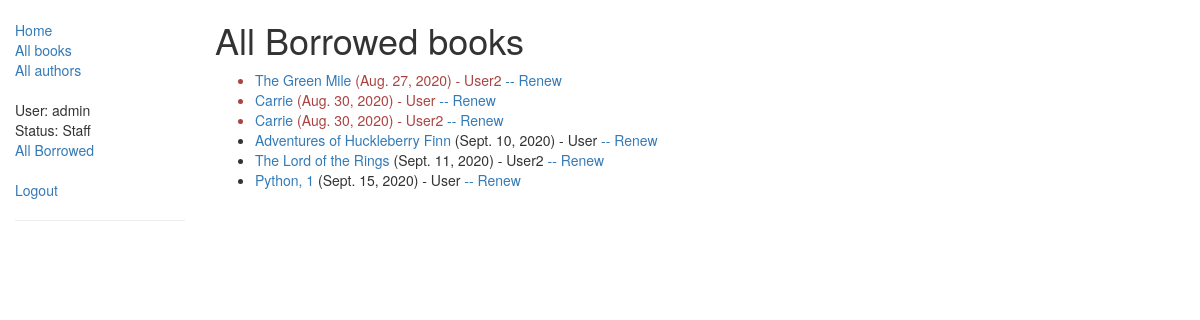
Screenshot of /catalog/allborrowed/ (signed in) with the database file from the repository.
### catalog/models.py (models this page shows, shortened)
class BookInstances(models.Model):
    id = models.UUIDField(primary_key=True, default=uuid.uuid4,
                          help_text="Unique ID for this particular book across whole library")
    book = models.ForeignKey('Book', on_delete=models.SET_NULL, null=True)
    imprint = models.CharField(max_length=200)
    due_back = models.DateField(null=True, blank=True)
    borrower = models.ForeignKey(User, on_delete=models.SET_NULL, null=True, blank=True)
    @property
    def is_overdue(self):
        if self.due_back and date.today() > self.due_back:
            return True
        return False
    LOAN_STATUS = (
        ('m', 'Maintenance'),
        ('o', 'On loan'),
        ('a', 'Available'),
        ('r', 'Reserved'),
    )
    status = models.CharField(max_length=1, choices=LOAN_STATUS, blank=True, default='m', help_text='Book availability')
    class Meta:
        ordering = ["due_back"]
        permissions = (("can_mark_returned", "Set book as returned"),)

class Book(models.Model):
    title = models.CharField(max_length=200)
    author = models.ForeignKey('Author', on_delete=models.SET_NULL, null=True)
    summary = models.TextField(max_length=1000, help_text="Enter a brief description of the book")
    isbn = models.CharField('ISBN', max_length=13,
                            help_text='13 Character <a href="https://www.isbn-international.org/content/what-isbn'
                                      '">ISBN number</a>')
    genre = models.ManyToManyField(Genre, help_text="Select a genre for this book")
    language = models.ForeignKey('Language', on_delete=models.SET_NULL, null=True)
    def display_genre(self):
        """
        Creates a string for the Genre. This is required to display genre in Admin.
        """
        return ', '.join([genre.name for genre in self.genre.all()[:3]])
    display_genre.short_description = 'Genre'
    class Meta:
        permissions = (("can_set_book", "Set changes book"),)

### catalog/views.py (the view)
class AllBorrowedBooksListView(LoginRequiredMixin, generic.ListView):
    model = BookInstances
    template_name = 'catalog/bookinstance_list_all_borrowed.html'
    def get_queryset(self):
        return BookInstances.objects.all().order_by('due_back')

### catalog/templates/catalog/bookinstance_list_all_borrowed.html
{% extends "base_generic.html" %}
{% block content %}
    {% if perms.catalog.can_mark_returned %}
        <h1>All Borrowed books</h1>
        {% if bookinstances_list %}
            <ul>
                {% for bookinst in bookinstances_list %}
                    {% if bookinst.due_back %}
                        <li class="{% if bookinst.is_overdue %}text-danger{% endif %}">
                            <a href="{% url 'book-detail' bookinst.book.pk %}">{{ bookinst.book.title }}</a> ({{ bookinst.due_back }}) - {{ bookinst.borrower }}
                            <a href="{% url 'renew-book-librarian' bookinst.id %}">-- Renew</a>
                        </li>
                    {% endif %}
                {% endfor %}
            </ul>
        {% else %}
            <p>There are no books borrowed</p>
        {% endif %}
    {% endif %}
{% endblock %}

### catalog/templates/base_generic.html (shortened to what this page needs)
<!DOCTYPE html>
<html lang="en">
<head>
    <link rel="stylesheet" href="https://maxcdn.bootstrapcdn.com/bootstrap/3.3.7/css/bootstrap.min.css">
    {% load static %}
    <link rel="stylesheet" href="{% static 'css/style.css' %}">
</head>
<body>
    <div class="container-fluid">
        <div class="row">
            <div class="col-sm-2">
                {% block sidebar %}
                <ul class="sidebar-nav">
                    <li><a href="{% url 'index' %}">Home</a></li>
                    <li><a href="{% url 'books' %}">All books</a></li>
                    <li><a href="{% url 'authors' %}">All authors</a></li>
                    {% if user.is_authenticated %}
                        <br>
                        <li>User: {{ user.get_username }}</li>
                        {% if user.is_staff %}
                            <li>Status: Staff</li>
                            <li><a href="{% url 'all-borrowed' %}">All Borrowed</a></li>
                        {% else %}
                            <li><a href="{% url 'my-borrowed' %}">My Borrowed</a></li>
                        {% endif %}
                        <br>
                        <li><a href="{% url 'logout'%}?next={{ request.path }}">Logout</a></li>
                    {% else %}
                        <br>
                        <li><a href="{% url 'login' %}?next={{ request.path }}">Login</a></li>
                    {% endif %}
                    <hr>
                </ul>
                {% endblock %}
            </div>
            <div class="col-sm-10">
                {% block content %}{% endblock %}
            </div>
        </div>
    </div>
</body>
</html>

### catalog/static/css/style.css (style rules this page uses)
.sidebar-nav { margin-top: 20px; padding: 0; list-style: none; }

### rows the page displays
BookInstances: book "The Green Mile", due_back "Aug. 27, 2020", borrower "User2"
BookInstances: book "Carrie", due_back "Aug. 30, 2020", borrower "User"
BookInstances: book "Carrie", due_back "Aug. 30, 2020", borrower "User2"
BookInstances: book "Adventures of Huckleberry Finn", due_back "Sept. 10, 2020", borrower "User"
BookInstances: book "The Lord of the Rings", due_back "Sept. 11, 2020", borrower "User2"
BookInstances: book "Python, 1", due_back "Sept. 15, 2020", borrower "User"

### other values shown
{{ user.get_username }} "admin"
